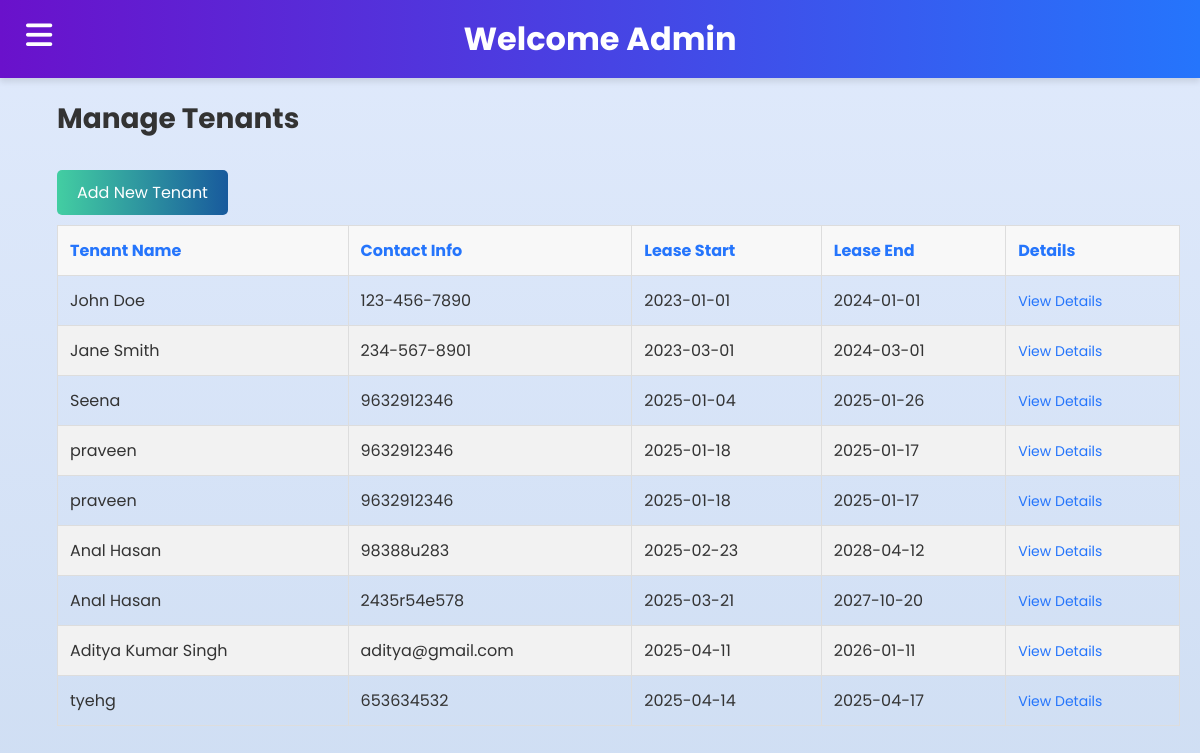
The app's page /tenants.php (signed in) with its own data.
### tables this page shows
CREATE TABLE `tenant` (
  `Tenant_ID` int(11) NOT NULL,
  `Name` varchar(100) DEFAULT NULL,
  `Contact_Info` varchar(100) DEFAULT NULL,
  `Email` varchar(200) NOT NULL,
  `Lease_Start_Date` date DEFAULT NULL,
  `Lease_End_Date` date DEFAULT NULL,
  `Login_Username` varchar(50) DEFAULT NULL,
  `Login_Password` varchar(100) DEFAULT NULL,
  `Floor_No` varchar(100) NOT NULL,
  `unit_no` varchar(100) NOT NULL
);

### tenants.php (the view, shortened to what this page needs)
<?php
include 'db.php';
$sql_tenants = "SELECT * FROM Tenant";
$tenants = $conn->query($sql_tenants);
?>
<!DOCTYPE html>
<html lang="en">
<head>
    <link
        rel="stylesheet"
        href="https://cdnjs.cloudflare.com/ajax/libs/font-awesome/6.4.0/css/all.min.css" />
    <link rel="stylesheet" href="cssMinipro.css" />
</head>
<body>
<?php include './layouts/a_header.php'; ?>
<div class="content">
    <h2>Manage Tenants</h2>
    <button class="btn" onclick="document.getElementById('newTenantForm').style.display='block'">Add New Tenant</button>
    <table>
        <thead>
            <tr>
                <th>Tenant Name</th>
                <th>Contact Info</th>
                <th>Lease Start</th>
                <th>Lease End</th>
                <th>Details</th>
            </tr>
        </thead>
        <tbody>
            <?php while ($tenant = $tenants->fetch_assoc()): ?>
            <tr>
                <td><?php echo $tenant['Name']; ?></td>
                <td><?php echo $tenant['Contact_Info']; ?></td>
                <td><?php echo $tenant['Lease_Start_Date']; ?></td>
                <td><?php echo $tenant['Lease_End_Date']; ?></td>
                <td><a href="viewTenant.php?tenant_id=<?php echo $tenant['Tenant_ID']; ?>" class="details-link">View Details</a></td>
            </tr>
            <?php endwhile; ?>
        </tbody>
    </table>
</div>
</body>
</html>

### cssMinipro.css (style rules this page uses)
html, body { height: 100%; margin: 0; padding: 0; flex-direction: column; }
.sidebar_menu .menu i,a { color: white; text-decoration: none; font-size: 20px; }
h2 { font-size: 24px; }
.content { margin-left: 37px; padding: 20px; justify-content: center; }

### public/assets/css/a_header.css (style rules this page uses)
* { margin: 0; padding: 0; font-family: "Poppins",sans-serif; }
.sidebar_menu .menu i,a { color: white; text-decoration: none; font-size: 20px; }

### tenants.php (style rules this page uses)
body { font-family: 'Poppins', sans-serif; margin: 0; padding: 0; background: linear-gradient(to bottom, #e0eafc, #cfdef3); color: #333; overflow-x: hidden; }
h1, h2 { margin: 0; }
h2 { font-size: 28px; }
.content { margin: auto; padding: 20px; }
.content h2 { font-size: 28px; margin-bottom: 20px; }
table { width: 100%; border-collapse: collapse; margin-bottom: 30px; animation: fadeIn 1s ease; }
th, td { padding: 12px; text-align: left; border: 1px solid #ddd; }
th { background: #f8f8f8; color: #2575fc; }
tr:nth-child(even) { background: #f2f2f2; }
.details-link { color: #2575fc; text-decoration: none; font-size: 14px; }
.btn { background: linear-gradient(to right, #43cea2, #185a9d); color: white; padding: 10px 20px; border: none; border-radius: 5px; font-size: 16px; cursor: pointer; margin: 10px 0; transition: transform 0.3s, background 0.3s; }

### records on screen
tenant: Name "John Doe", Contact_Info "123-456-7890", Lease_Start_Date "2023-01-01", Lease_End_Date "2024-01-01"
tenant: Name "Jane Smith", Contact_Info "234-567-8901", Lease_Start_Date "2023-03-01", Lease_End_Date "2024-03-01"
tenant: Name "Seena", Contact_Info "9632912346", Lease_Start_Date "2025-01-04", Lease_End_Date "2025-01-26"
tenant: Name "praveen", Contact_Info "9632912346", Lease_Start_Date "2025-01-18", Lease_End_Date "2025-01-17"
tenant: Name "praveen", Contact_Info "9632912346", Lease_Start_Date "2025-01-18", Lease_End_Date "2025-01-17"
tenant: Name "Anal Hasan", Contact_Info "98388u283", Lease_Start_Date "2025-02-23", Lease_End_Date "2028-04-12"
tenant: Name "Anal Hasan", Contact_Info "2435r54e578", Lease_Start_Date "2025-03-21", Lease_End_Date "2027-10-20"
tenant: Name "Aditya Kumar Singh", Contact_Info "aditya@gmail.com", Lease_Start_Date "2025-04-11", Lease_End_Date "2026-01-11"
tenant: Name "tyehg", Contact_Info "653634532", Lease_Start_Date "2025-04-14", Lease_End_Date "2025-04-17"

### other values on screen
$Name "Admin"
